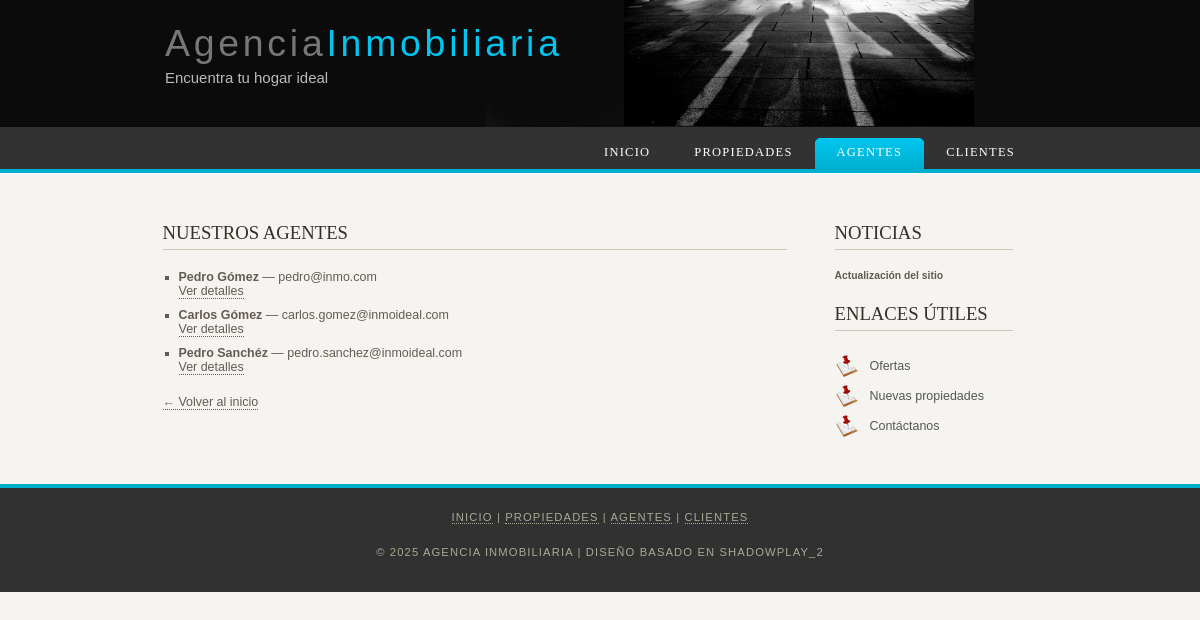
Page /agentes/ on the committed database.
### gestion/models.py (models this page shows, shortened)
class Agente(models.Model):
    nombre = models.CharField(max_length=100)
    email = models.EmailField()
    telefono = models.CharField(max_length=20)
    imagen = models.ImageField(upload_to='agentes/', null=True, blank=True)

### gestion/views.py (the view)
# urls.py: path('agentes/', AgenteListView.as_view(), name='lista_agentes'),
class AgenteListView(ListView):
    model = Agente
    template_name = 'agentes/lista.html'
    context_object_name = 'agentes'

### gestion/templates/agentes/lista.html (shortened to what this page needs)
{% extends "base.html" %}
{% block content %}
<h1>Nuestros Agentes</h1>
{% if agentes %}
  <ul>
    {% for a in agentes %}
        <li class="item-agente" data-id="{{ a.id }}" style="margin-bottom:10px;">
        <strong>{{ a.nombre }}</strong> — {{ a.email }}<br>
        <a href="{% url 'detalle_agente' a.id %}">Ver detalles</a>
      </li>
    {% endfor %}
  </ul>
{% else %}
  <p>No hay agentes registrados.</p>
{% endif %}
<p><a href="{% url 'index' %}">← Volver al inicio</a></p>
{% endblock %}

### gestion/static/style/style.css (style rules this page uses)
html { height: 100%; }
body { font-family: "lucida sans", arial, sans-serif; padding: 0px; margin: 0px; font-size: .78em; background: #F6F4F0; color: #635B53; }
p { margin: 0px; padding: 0px 0px 16px 0px; line-height: 1.7em; }
h1, h2, h3, h4 { font-size: 150%; padding: 7px 0px 5px 0px; margin: 0px 0px 12px 0px; font-weight: normal; color: #342F28; font-family: serif; }
h1, h3 { text-transform: uppercase; margin: 10px 0px 20px 0px; padding: 5px 20px 5px 0px; border-bottom: 1px solid #CCC6B4; }
a, a:hover { border-bottom: 1px dotted; color: #635B53; text-decoration: none; }
a { outline: none; }
ul { margin: 2px 0px 18px 16px; padding: 0px; }
ul li { list-style-type: square; margin: 0px 0px 6px 0px; padding: 0px; }

### rows in the picture
Agente: nombre "Pedro Gómez", email "pedro@inmo.com"
Agente: nombre "Carlos Gómez", email "carlos.gomez@inmoideal.com"
Agente: nombre "Pedro Sanchéz", email "pedro.sanchez@inmoideal.com"
